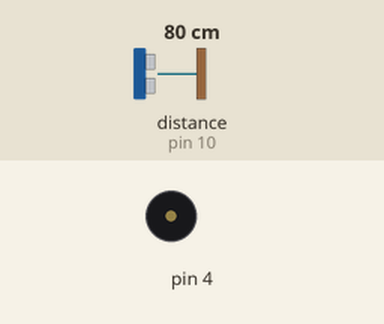
The sketch below on a simulated Arduino Uno, built with avr-gcc and run on an emulated ATmega328P. Shown: buzzer (waves = sounding). Wiring (inferred from the names in the program): ultrasonic range finder: trigger pin 9; echo pin 10. The test bench sets the inputs (shaded band); at power-on: distance to the obstacle (sensor on pin 10) 80 cm. The echo pulse lasts 58.3 µs per cm.

Above: at 1.2 s.
1.3 s: distance to the obstacle (sensor on pin 10) set to 44 cm
2.8 s: distance to the obstacle (sensor on pin 10) set to 39 cm
At 2.98 s:
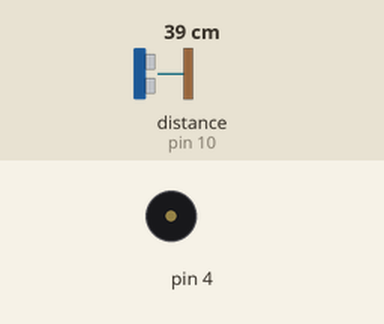
5.8 s: distance to the obstacle (sensor on pin 10) set to 12 cm
At 6.5 s:
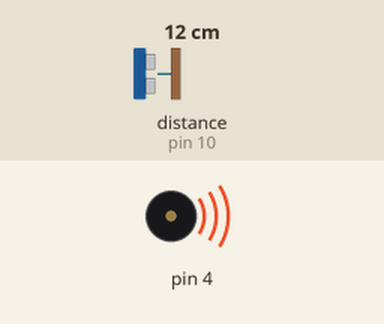
8.8 s: distance to the obstacle (sensor on pin 10) set to 9 cm
At 9.3 s:
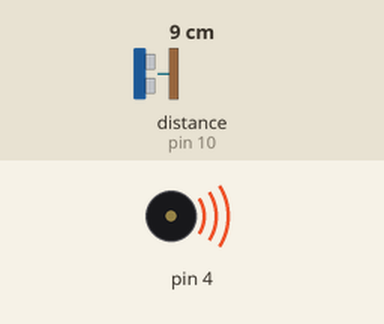
10.3 s: distance to the obstacle (sensor on pin 10) set to 35 cm
At 10.45 s:
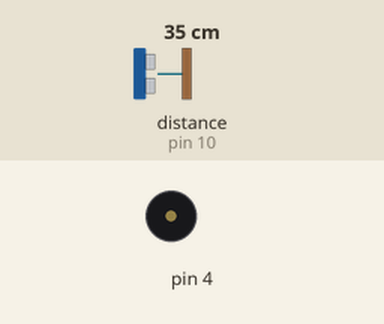
Timing chart, 0 to 14.3 s (numbered marks = the images above; inputs shaded):
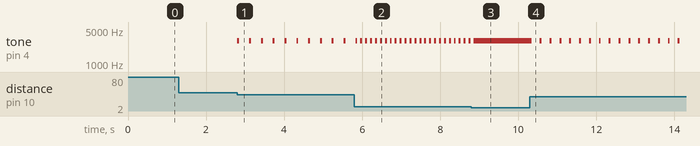

Measured:
- the behaviour switches between 42 and 41 cm on distance to the obstacle (sensor on pin 10) (found by bisection; images 0 and 1)
- the behaviour switches between 11 and 10 cm on distance to the obstacle (sensor on pin 10) (found by bisection; images 2 and 3)
- after the input at 1.3 s, every drawn part: stays the same
- after the input at 2.8 s, tone on pin 4: alternates 3000 Hz for 0.05 s and silent for 0.25 s, starting at once
- after the input at 5.8 s, tone on pin 4: alternates 3000 Hz for 0.05 s and silent for 0.08 s, starting after 0.16 s
- after the input at 8.8 s, tone on pin 4: goes on until 8.9 s, then stays 3000 Hz
- after the input at 10.3 s, tone on pin 4: alternates 3000 Hz for 0.05 s and silent for 0.20 s, starting after 0.05 s

The sketch:

Arduino_Din_Sun.ino
```cpp
// defines pins numbers
const int trigPin = 9;
const int echoPin = 10;

// defines variables
long duration;
int distance;
int buzzfrequency = 3000;

void setup() {
  pinMode(trigPin, OUTPUT); // Sets the trigPin as an Output
  pinMode(echoPin, INPUT); // Sets the echoPin as an Input
  Serial.begin(9600); // Starts the serial communication
}
void loop() {
  // Clears the trigPin
  digitalWrite(trigPin, LOW);
  delayMicroseconds(2);

  // Sets the trigPin on HIGH state for 10 micro seconds
  digitalWrite(trigPin, HIGH);

  delayMicroseconds(10);

  digitalWrite(trigPin, LOW);

  // Reads the echoPin, returns the sound wave travel time in microseconds
  duration = pulseIn(echoPin, HIGH);

  // Calculating the distance
  distance = duration * 0.034 / 2;

  // Prints the distance on the Serial Monitor
  //Serial.print("Distance: ");
  //Serial.println(distance);

  if (distance <= 40 && distance >= 35)
  {
    tone(4, buzzfrequency, 50);
    delay(300);
  }
  else if(distance <= 34 && distance >= 30)
  {
    tone(4, buzzfrequency, 50);
    delay(250);
  }
  else if(distance <= 29 && distance >= 25)
  {
    tone(4, buzzfrequency, 50);
    delay(200);
  }
  else if(distance <= 24 && distance >= 20)
  {
    tone(4, buzzfrequency, 50);
    delay(175);
  }
  else if(distance <= 19 && distance >= 15)
  {
    tone(4, buzzfrequency, 50);
    delay(150);
  }
  else if(distance <= 14 && distance >= 10)
  {
    tone(4, buzzfrequency, 50);
    delay(125);
  }
  else if(distance < 10)
  {
    tone(4, buzzfrequency, 50);
    //delay(125);
  }

  /*
  if (distance == 15)
  {
    tone(4, buzzfrequency, 50);
    delay(300);
  }
  else if(distance == 14)
  {
    tone(4, buzzfrequency, 50);
    delay(250);
  }
  else if(distance == 13)
  {
    tone(4, buzzfrequency, 50);
    delay(200);
  }
  else if(distance == 12)
  {
    tone(4, buzzfrequency, 50);
    delay(175);
  }
  else if(distance == 11)
  {
    tone(4, buzzfrequency, 50);
    delay(150);
  }
  else if(distance == 10)
  {
    tone(4, buzzfrequency, 50);
    delay(125);
  }
  else if(distance == 9)
  {
    tone(4, buzzfrequency, 50);
    delay(100);
  }
  else if(distance == 8)
  {
    tone(4, buzzfrequency, 50);
    delay(75);
  }
  else if(distance <= 7)
  {
    tone(4, buzzfrequency, 50);
    //delay(150);
  } */

}
```
